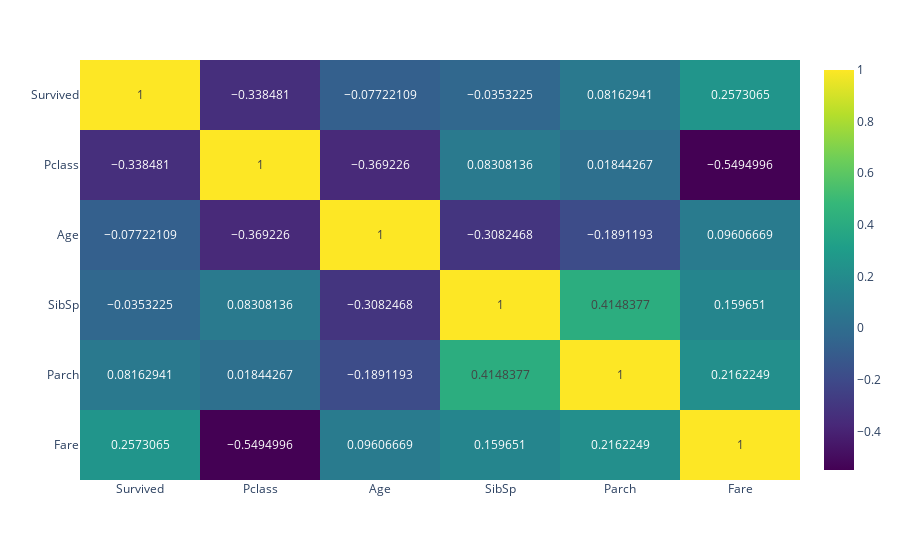

Notebook source saved alongside this figure:
### Markdown cell above
## 상관관계도 (Correlation Matrix)

### Code cell
fig=px.imshow(train.corr(), text_auto=True, aspect='auto', color_continuous_scale='viridis')
fig.show()

### Figure 1 — Plotly figure (JSON) as saved in the notebook; plotly's stock layout.template omitted (floating-point values rounded to 4 significant figures)
{"data": [{"coloraxis": "coloraxis", "hovertemplate": "x: %{x}<br>y: %{y}<br>color: %{z}<extra></extra>", "name": "0", "texttemplate": "%{z}", "type": "heatmap", "x": ["Survived", "Pclass", "Age", "SibSp", "Parch", "Fare"], "xaxis": "x", "y": ["Survived", "Pclass", "Age", "SibSp", "Parch", "Fare"], "yaxis": "y", "z": [[1, -0.3385, -0.07722, -0.03532, 0.08163, 0.2573], [-0.3385, 1, -0.3692, 0.08308, 0.01844, -0.5495], [-0.07722, -0.3692, 1, -0.3082, -0.1891, 0.09607], [-0.03532, 0.08308, -0.3082, 1, 0.4148, 0.1597], [0.08163, 0.01844, -0.1891, 0.4148, 1, 0.2162], [0.2573, -0.5495, 0.09607, 0.1597, 0.2162, 1]]}], "layout": {"coloraxis": {"colorscale": [[0, "#440154"], [0.1111, "#482878"], [0.2222, "#3e4989"], [0.3333, "#31688e"], [0.4444, "#26828e"], [0.5556, "#1f9e89"], [0.6667, "#35b779"], [0.7778, "#6ece58"], [0.8889, "#b5de2b"], [1, "#fde725"]]}, "margin": {"t": 60}, "xaxis": {"anchor": "y", "domain": [0, 1]}, "yaxis": {"anchor": "x", "autorange": "reversed", "domain": [0, 1]}}}
